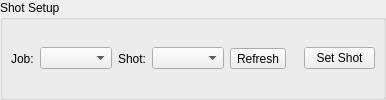
         <widget class="QGroupBox" name="shotSetupParent_groupBox">
          <property name="sizePolicy">
           <sizepolicy hsizetype="Preferred" vsizetype="Maximum">
            <horstretch>0</horstretch>
            <verstretch>0</verstretch>
           </sizepolicy>
          </property>
          <property name="statusTip">
           <string/>
          </property>
          <property name="title">
           <string>Shot Setup</string>
          </property>
          <layout class="QHBoxLayout" name="shotSetup_horizontalLayout">
           <property name="margin">
            <number>8</number>
           </property>
           <item>
            <widget class="QFrame" name="shotSetup_groupBox">
             <property name="enabled">
              <bool>true</bool>
             </property>
             <layout class="QHBoxLayout" name="horizontalLayout">
              <property name="margin">
               <number>0</number>
              </property>
              <item>
               <widget class="QLabel" name="setJob_label">
                <property name="sizePolicy">
                 <sizepolicy hsizetype="Maximum" vsizetype="Preferred">
                  <horstretch>0</horstretch>
                  <verstretch>0</verstretch>
                 </sizepolicy>
                </property>
                <property name="text">
                 <string>Job:</string>
                </property>
               </widget>
              </item>
              <item>
               <widget class="QComboBox" name="job_comboBox">
                <property name="editable">
                 <bool>false</bool>
                </property>
               </widget>
              </item>
              <item>
               <widget class="QLabel" name="setShot_label">
                <property name="sizePolicy">
                 <sizepolicy hsizetype="Maximum" vsizetype="Preferred">
                  <horstretch>0</horstretch>
                  <verstretch>0</verstretch>
                 </sizepolicy>
                </property>
                <property name="text">
                 <string>Shot:</string>
                </property>
               </widget>
              </item>
              <item>
               <widget class="QComboBox" name="shot_comboBox"/>
              </item>
              <item>
               <widget class="QToolButton" name="refreshJobs_toolButton">
                <property name="toolTip">
                 <string>&lt;html&gt;&lt;head/&gt;&lt;body&gt;&lt;p&gt;&lt;span style=&quot; font-weight:600;&quot;&gt;Refresh&lt;/span&gt;&lt;/p&gt;&lt;p&gt;Reload the job database and update the job and shot list combo boxes.&lt;/p&gt;&lt;/body&gt;&lt;/html&gt;</string>
                </property>
                <property name="statusTip">
                 <string>Reload the job database</string>
                </property>
                <property name="text">
                 <string>Refresh</string>
                </property>
                <property name="icon">
                 <iconset resource="rsc.qrc">
                  <normaloff>:/icons/icons/icon_refresh.png</normaloff>
                  <disabledoff>:/icons/icons/icon_refresh_disabled.png</disabledoff>:/icons/icons/icon_refresh.png</iconset>
                </property>
                <property name="iconSize">
                 <size>
                  <width>15</width>
                  <height>15</height>
                 </size>
                </property>
                <property name="toolButtonStyle">
                 <enum>Qt::ToolButtonIconOnly</enum>
                </property>
               </widget>
              </item>
             </layout>
            </widget>
           </item>
           <item>
            <spacer name="shotSetup_horizontalSpacer">
             <property name="orientation">
              <enum>Qt::Horizontal</enum>
             </property>
             <property name="sizeType">
              <enum>QSizePolicy::Maximum</enum>
             </property>
             <property name="sizeHint" stdset="0">
              <size>
               <width>12</width>
               <height>20</height>
              </size>
             </property>
            </spacer>
           </item>
           <item>
            <widget class="QFrame" name="shotSetupButtons_groupBox">
             <property name="sizePolicy">
              <sizepolicy hsizetype="Maximum" vsizetype="Preferred">
               <horstretch>0</horstretch>
               <verstretch>0</verstretch>
              </sizepolicy>
             </property>
             <layout class="QHBoxLayout" name="horizontalLayout_4">
              <property name="margin">
               <number>0</number>
              </property>
              <item>
               <widget class="QToolButton" name="setShot_toolButton">
                <property name="sizePolicy">
                 <sizepolicy hsizetype="Fixed" vsizetype="Fixed">
                  <horstretch>0</horstretch>
                  <verstretch>0</verstretch>
                 </sizepolicy>
                </property>
                <property name="toolTip">
                 <string>&lt;html&gt;&lt;head/&gt;&lt;body&gt;&lt;p&gt;&lt;span style=&quot; font-weight:600;&quot;&gt;Set shot environment&lt;/span&gt;&lt;/p&gt;&lt;p&gt;Set or unset the the shot environment. Right-click or hold for recent shots.&lt;/p&gt;&lt;/body&gt;&lt;/html&gt;</string>
                </property>
                <property name="statusTip">
                 <string>Set or unset the the shot environment</string>
                </property>
                <property name="styleSheet">
                 <string notr="true">QToolButton {
	padding: 1px 12px 2px 1px;
}

QToolButton:pressed, QToolButton:checked:pressed {
	padding: 2px 11px 1px 2px;
}</string>
                </property>
                <property name="text">
                 <string>Set Shot</string>
                </property>
                <property name="icon">
                 <iconset resource="rsc.qrc">
                  <normaloff>:/icons/icons/icon_unlocked.png</normaloff>
                  <normalon>:/icons/icons/icon_locked.png</normalon>
                  <disabledoff>:/icons/icons/icon_unlocked_disabled.png</disabledoff>
                  <disabledon>:/icons/icons/icon_locked_disabled.png</disabledon>:/icons/icons/icon_unlocked.png</iconset>
                </property>
                <property name="iconSize">
                 <size>
                  <width>15</width>
                  <height>15</height>
                 </size>
                </property>
                <property name="checkable">
                 <bool>true</bool>
                </property>
                <property name="toolButtonStyle">
                 <enum>Qt::ToolButtonTextBesideIcon</enum>
                </property>
               </widget>
              </item>
             </layout>
            </widget>
           </item>
          </layout>
         </widget>
